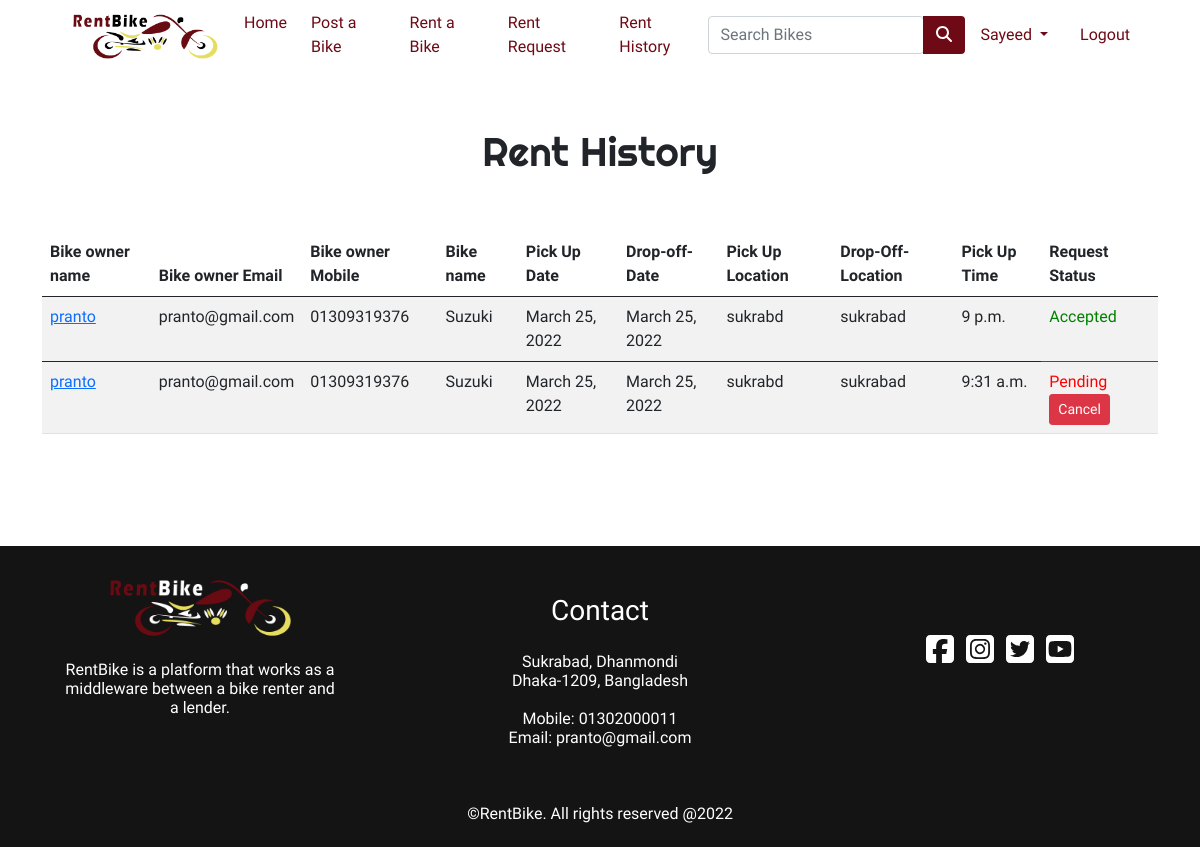
Page /rent-history/ (signed in) on the committed database.
### app/models.py (models this page shows, shortened)
class User(AbstractUser):
  is_customer = models.BooleanField(default=False)

class Rentbike(models.Model):
  rent_user= models.ForeignKey(Customer,on_delete=models.CASCADE,blank=True,null=True)
  post_user = models.ForeignKey(Bikepost,on_delete=models.CASCADE,null=True,blank=True)
  pick_up_location = models.CharField(max_length=100,blank=True,null=True)
  drop_off_location = models.CharField(max_length=100,blank=True,null=True)
  pick_up_date = models.DateField()
  drop_off_date = models.DateField()
  pick_up_time=models.TimeField()
  request_status = models.CharField(max_length=30,default="Pending")
  delivery_status = models.CharField(max_length=30,default="Pending")

class Bikepost(models.Model):
  post_user = models.ForeignKey(Customer,on_delete=models.CASCADE,blank=True,null=True)
  bike_id = models.AutoField
  bike_images = models.ImageField(upload_to='images',blank=True,null=True)
  bike_name = models.CharField(max_length=50,blank=True,null=True)
  rent_price = models.CharField(max_length=20,blank=True,null=True)
  milage_covered = models.IntegerField(blank=True,null=True)
  milagePerliter = models.IntegerField(blank=True,null=True)
  bike_condition = models.CharField(max_length=100,choices=CONDITION,blank=True,null=True)
  bike_description = models.TextField(max_length=500,blank=True,null=True)
  drop_off_location = models.CharField(max_length=100,blank=True,null=True)
  is_available = models.BooleanField(default=True)

class Customer(models.Model):
  user=models.ForeignKey(settings.AUTH_USER_MODEL,on_delete=models.CASCADE,blank=True,null=True)
  first_name=models.CharField(max_length=30,blank=True,null=True)
  last_name=models.CharField(max_length=30,blank=True,null=True)
  mobile = models.CharField(validators=[MinLengthValidator(11), MaxLengthValidator(11)],max_length=11,blank=True,null=True)
  email=models.EmailField(max_length = 50,blank=True,null=True)
  nid=models.IntegerField(blank=True,null=True)
  photo_of_NID=models.ImageField(upload_to='images',null=True,blank=True)
  driving_licence=models.CharField(max_length=100,blank=True,null=True)
  Photo_of_licence=models.ImageField(upload_to='images',null=True,blank=True)
  profile_image = models.ImageField(upload_to='images',null=True,blank=True)
  location=models.CharField(max_length=100,blank=True,null=True)

### app/views.py (the view)
# urls.py: path('rent-history/',views.rent_history,name="rent-history"),
def rent_history(request):
  rent_history= Rentbike.objects.all()
  return render(request, 'app/rent_history.html',{'rent_history':rent_history,})

### app/templates/app/rent_history.html (shortened to what this page needs)
{% extends 'app/base.html' %}
{% load static %}
{% load crispy_forms_tags %}
{% block main-content %}
<div class="container my-5" style="padding-top: 80px;">
  <center>
    <h1>Rent History</h1>
  </center>
  <br><br>
  <div class="row">
    <div class="col-md-12 table-responsive">
      <table class="table table-striped">
          <thead>
          <tr>
            <th scope="col">Bike owner name</th>
            <th scope="col">Bike owner Email</th>
            <th scope="col">Bike owner Mobile</th>
            <th scope="col">Bike name</th>
            <th scope="col">Pick Up Date</th>
            <th scope="col">Drop-off-Date</th>
            <th scope="col">Pick Up Location</th>
            <th scope="col">Drop-Off-Location</th>
            <th scope="col">Pick Up Time</th>
            <th scope="col">Request Status</th>
          </tr>
        </thead>
        {% for rent in rent_history %}
        {% if rent.rent_user.user.pk == request.user.pk %}
        <tbody>
          <tr>
            <td><a href="{% url 'customer-profile' rent.post_user.post_user.id %}">{{rent.post_user.post_user.user.username}}</a></td>
            <td>{{ rent.post_user.post_user.email }}</td>
            <td>{{ rent.post_user.post_user.mobile }}</td>
            <td>{{rent.post_user.bike_name}}</td>
            <td>{{rent.pick_up_date}}</td>
            <td>{{rent.drop_off_date}}</td>
            <td>{{rent.pick_up_location}}</td>
            <td>{{rent.drop_off_location}}</td>
            <td>{{rent.pick_up_time}}</td>
            {% if rent.request_status == "Pending" %}
            <td style="color: red;">{{rent.request_status}} <span><a href="{% url 'cancel' rent.pk %}" role="button" class="btn btn-sm btn-danger">Cancel</a></span></td>
            {% elif rent.request_status == "Decline" %}
            <td style="color: red;">{{rent.request_status}} </td>
            {% elif rent.request_status == "Accepted" %}
            <td style="color: green;">{{rent.request_status}} </td>
            {% endif %}
          </tr>
        </tbody>
        {% endif %}
        {% endfor %}
      </table>
    </div>
  </div>
</div>
{% endblock main-content %}

### app/templates/app/base.html (shortened to what this page needs)
<!DOCTYPE html>
{% load static %}
<html lang="en">
<head>
  <link href="https://cdn.jsdelivr.net/npm/bootstrap@5.0.0-beta1/dist/css/bootstrap.min.css" rel="stylesheet"
>
  <link rel="stylesheet" href="https://stackpath.bootstrapcdn.com/font-awesome/4.7.0/css/font-awesome.min.css">
  <link rel="stylesheet" href="{% static 'app/css/owl.carousel.min.css' %}">
  <link rel="stylesheet" href="{% static 'app/css/all.min.css' %}">
  <link href="https://cdnjs.cloudflare.com/ajax/libs/font-awesome/5.13.0/css/all.min.css" rel="stylesheet">
  <link href="{% static 'app/css/style.css' %} rel=" stylesheet" ">
  <link rel=" stylesheet" href="https://cdnjs.cloudflare.com/ajax/libs/animate.css/3.7.2/animate.css">
</head>
<body>
  <div class="row">
    <div class="col-sm-12 col-md-12 col-lg-12">
      <nav id="nav" class="navbar navbar-expand-lg navbar-light fixed-top" style="background-color: white;">
        <div class="container">
          <a class="mx-3" href="/"><img style="width: 150px; height: auto;"
              src="{% static 'app/images/banner/logo-01.png' %}" alt=""></a>
          <div class="collapse navbar-collapse" id="navbarSupportedContent">
            <ul class="navbar-nav me-auto mb-2 mb-lg-0">
              <li class="nav-item">
                <a class="nav-link active" aria-current="page" style="color: #6D0A15;" href="/">Home</a>
              </li>
              <li class="nav-item mx-2">
                <a href="{% url 'bikepost'  %}" class="nav-link" style="color: #6D0A15;">Post a Bike</a>
              </li>
              <li class="nav-item mx-2">
                <a href="{% url 'bikes' %}" class="nav-link" style="color: #6D0A15;">Rent a Bike</a>
              </li>
              {% if request.user.is_authenticated %}
              <li class="nav-item mx-2">
                <a href="{% url 'rent-details' %}" class="nav-link" style="color: #6D0A15;">Rent Request</a>
              </li>
              <li class="nav-item mx-2">
                <a href="{% url 'rent-history' %}" class="nav-link" style="color: #6D0A15;">Rent History</a>
              </li>
              {% endif %}
            </ul>
            <form class="d-flex input-group w-auto" method="POST" action="{% url 'search' %}">
              <input type="search" class="form-control rounded" name="q" placeholder="Search Bikes"
              <input type="search" class="form-control rounded" name="q" placeholder="Search Bike"
                aria-label="Search" aria-describedby="search-addon" />
              <button type="submit" class="btn" style="background-color:#6D0A15;"><i class="fas fa-search"
                  style="color: white;"></i></button>
            </form>
            <div>
              <ul class="navbar-nav me-auto mb-2 mb-lg-0">
                {% if request.user.is_authenticated %}
                <li class="nav-item dropdown mx-2">
                  <a class="nav-link dropdown-toggle" style="color: #6D0A15" href="#" id="profileDropdown" role="button"
                    data-bs-toggle="dropdown" aria-expanded="false">
                    {{request.user.username|capfirst}}
                  </a>
                </li>
                <li class="nav-item mx-2">
                  <a href="{% url 'logout' %}" class="nav-link" style="color: #6D0A15">Logout</a>
                </li>
                {% endif %}
              </ul>
            </div>
          </div>
        </div>
      </nav>
    </div>
  </div>
  {% block main-content %}
  {% endblock main-content %}
  <br><br>
  <div class="container-fluid" style="background-color: rgb(20, 20, 20)">
    <footer>
      <div class="row">
        <div class="col-md-4 text-center my-auto">
          <img style="width: 50%; height: auto;" src="{% static 'app/images/banner/logo-footer-01.png' %}" alt="">
          <h6 class="px-5 my-3" style="color: white;">RentBike is a platform that works as a middleware between a bike
            renter and a lender.</h6>
        </div>
        <div class="col-md-4 text-center mt-5">
          <h3 class="mb-4" style="color: white;">Contact</h3>
          <h6 class="mt-1" style="color: white;">Sukrabad, Dhanmondi <br>
            Dhaka-1209, Bangladesh <br> <br> Mobile: 01302000011 <br> Email: pranto@gmail.com
          </h6>
        </div>
        <div class="col-md-4 text-center my-auto icons">
          <a style="color: white;" href=""><i class="fab fa-facebook-square fa-2x"></i></a>
          <a style="color: white;" href=""><i class="fab fa-instagram-square fa-2x mx-2"></i></a>
          <a style="color: white;" href=""><i class="fab fa-twitter-square fa-2x me-2"></i></a>
          <a style="color: white;" href=""><i class="fab fa-youtube-square fa-2x"></i></a>
        </div>
      </div> <br> <br>
      <div class="row pb-3">
        <div class="col-md-12 text-center" style="color: white;">
          <h6>©RentBike. All rights reserved @2022</h6>
        </div>
      </div>
    </footer>
  </div>
</body>
</html>

### app/templates/app/base.html (style rules this page uses)
body { font-family: 'Meera Inimai', sans-serif; }
h1 { font-family: 'Righteous', cursive; }
nav { height: 70px; }
nav li a { transition: all .7s ease !important; }
.icons a { transition: all ease .6s; }

### rows in the picture
User: user.username "Sayeed"
Rentbike: post_user.post_user.user.username "pranto", post_user.post_user.email "pranto@gmail.com", post_user.post_user.mobile "01309319376", post_user.bike_name "Suzuki", pick_up_date "March 25, 2022", drop_off_date "March 25, 2022", pick_up_location "sukrabd", drop_off_location "sukrabad", pick_up_time "9 p.m.", request_status "Accepted"
Rentbike: post_user.post_user.user.username "pranto", post_user.post_user.email "pranto@gmail.com", post_user.post_user.mobile "01309319376", post_user.bike_name "Suzuki", pick_up_date "March 25, 2022", drop_off_date "March 25, 2022", pick_up_location "sukrabd", drop_off_location "sukrabad", pick_up_time "9:31 a.m.", request_status "Pending"
